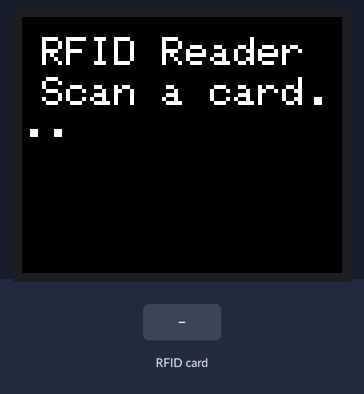
The sketch below on a simulated ESP32. On the bench: 160×128 colour display. The inputs (shaded band) are chosen by the test bench. What the sketch prints to the serial monitor is not drawn.

Above: at 2.4 s.
2.5 s: RFID card 5E 7A 19 C4 held to the reader
At 3.2 s:
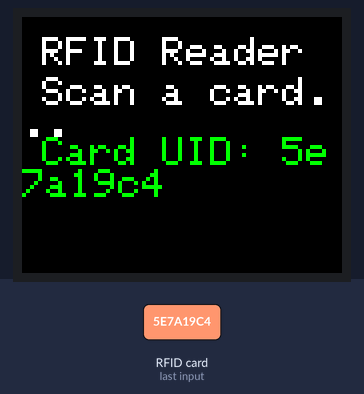
Timing chart, 0 to 5.5 s (numbered marks = the images above; inputs shaded):
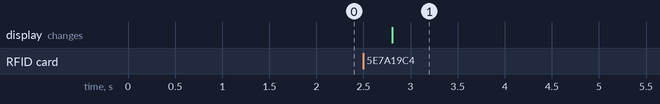

The sketch:

master2.ino
```cpp
#include <SPI.h>
#include <Adafruit_GFX.h>
#include <Adafruit_ST7735.h>  // Or use Adafruit_ILI9341 for ILI9341 display
#include <MFRC522.h>

// TFT Screen pins
#define TFT_CS    5   // Chip select for TFT
#define TFT_RST   26  // Reset pin for TFT
#define TFT_DC    27  // Data/Command pin for TFT

// RFID Reader pins
#define RFID_CS   2   // Chip select for RFID
#define RFID_RST  4   // Reset pin for RFID

// Create TFT object
Adafruit_ST7735 tft = Adafruit_ST7735(TFT_CS, TFT_DC, TFT_RST);

// Create RFID object
MFRC522 rfid(RFID_CS, RFID_RST);

void setup() {
  // Initialize Serial for debugging
  Serial.begin(115200);

  // Initialize TFT
  tft.initR(INITR_BLACKTAB); // Initialization for ST7735
  tft.setRotation(1);        // Adjust for landscape mode
  tft.fillScreen(ST7735_BLACK);
  tft.setTextColor(ST7735_WHITE);
  tft.setTextSize(2);
  tft.setCursor(10, 10);
  tft.println("RFID Reader");
  tft.setCursor(10, 30);
  tft.println("Scan a card...");

  // Initialize RFID
  SPI.begin();       // Initialize SPI bus
  rfid.PCD_Init();   // Initialize RFID reader

  // Clear RFID reader buffer
  delay(1000);
}

void loop() {
  // Look for new RFID cards
  if (rfid.PICC_IsNewCardPresent() && rfid.PICC_ReadCardSerial()) {
    // If a card is found, print its UID to Serial Monitor
    Serial.print("Card UID: ");
    String uid = "";
    for (byte i = 0; i < rfid.uid.size; i++) {
      Serial.print(rfid.uid.uidByte[i] < 0x10 ? " 0" : " ");
      Serial.print(rfid.uid.uidByte[i], HEX);
      uid += String(rfid.uid.uidByte[i], HEX);
    }
    Serial.println();

    // Display the card UID on the TFT screen
    tft.fillRect(10, 60, 140, 20, ST7735_BLACK);  // Clear previous UID
    tft.setCursor(10, 60);
    tft.setTextColor(ST7735_GREEN);
    tft.print("Card UID: ");
    tft.println(uid);

    // Halt the card
    rfid.PICC_HaltA();
  }

  // Add a small delay to avoid overloading the loop
  delay(500);
}
```

Measured:
- after the input at 2.5 s, the display: changes after 0.31 s (image 1)
